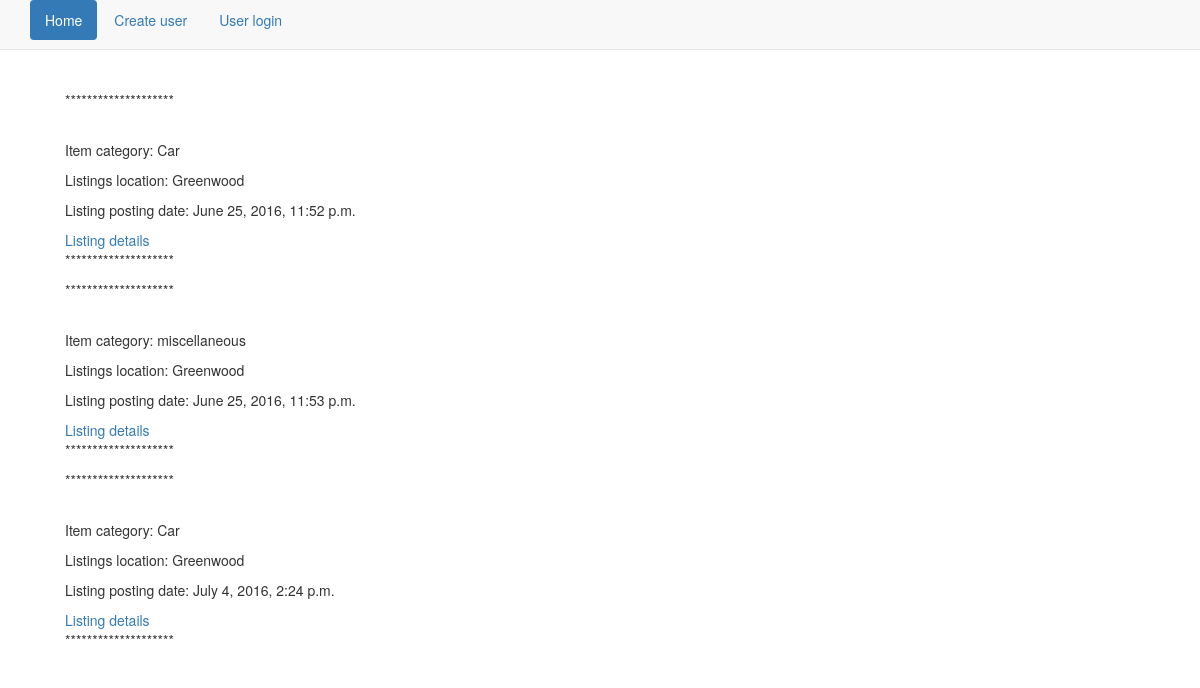
Page /subcategory/ on the committed database.
### craigapp/models.py (models this page shows, shortened)
class Category(models.Model):
    name = models.CharField(max_length=30)
    item_location = models.CharField(max_length=20)
    post_date = models.DateTimeField(auto_now_add=True)
    class meta:
        ordering = ["-created"]

### craigapp/views.py (the view)
# urls.py: url(r'^subcategory/$', SubCategoryListView.as_view(), name="subcategory_list_view"),
class SubCategoryListView(ListView):
    def get_queryset(self, **kwargs):
        category_id = self.kwargs.get('pk',None)
        return Category.objects.filter(subcategory__id=category_id)

### templates/craigapp/category_list.html
{% extends 'base.html'%}
{% block content %}
<div class="container">
{% for object in object_list %}
<p>********************</p>
<br>
<p>Item category: {{ object.name }}</p>
<p>Listings location: {{ object.item_location }}</p>
<p>Listing posting date: {{ object.post_date }}</p>
<a href="{% url 'subcategory_detail_view' object.id %}">Listing details</a>
<br>
<p>********************</p>
{% endfor %}
</div>
{%endblock%}

### rows in the picture
Category: name "Car", item_location "Greenwood", post_date "June 25, 2016, 11:52 p.m."
Category: name "miscellaneous", item_location "Greenwood", post_date "June 25, 2016, 11:53 p.m."
Category: name "Car", item_location "Greenwood", post_date "July 4, 2016, 2:24 p.m."
